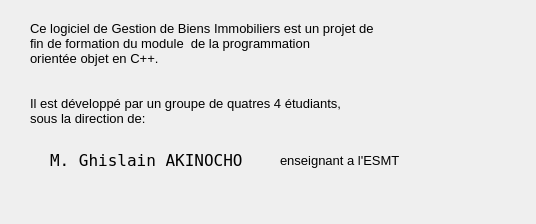
<?xml version="1.0" encoding="UTF-8"?>
<ui version="4.0">
 <class>WinAbout</class>
 <widget class="QDialog" name="WinAbout">
  <property name="geometry">
   <rect>
    <x>0</x>
    <y>0</y>
    <width>536</width>
    <height>224</height>
   </rect>
  </property>
  <property name="windowTitle">
   <string>Dialog</string>
  </property>
  <widget class="QLabel" name="label">
   <property name="geometry">
    <rect>
     <x>30</x>
     <y>20</y>
     <width>491</width>
     <height>61</height>
    </rect>
   </property>
   <property name="font">
    <font>
     <pointsize>10</pointsize>
    </font>
   </property>
   <property name="text">
    <string>Ce logiciel de Gestion de Biens Immobiliers est un projet de 
fin de formation du module  de la programmation 
orientée objet en C++.
</string>
   </property>
  </widget>
  <widget class="QLabel" name="label_2">
   <property name="geometry">
    <rect>
     <x>30</x>
     <y>80</y>
     <width>491</width>
     <height>61</height>
    </rect>
   </property>
   <property name="font">
    <font>
     <pointsize>10</pointsize>
    </font>
   </property>
   <property name="text">
    <string>Il est développé par un groupe de quatres 4 étudiants, 
sous la direction de: </string>
   </property>
  </widget>
  <widget class="QLabel" name="label_3">
   <property name="geometry">
    <rect>
     <x>50</x>
     <y>150</y>
     <width>221</width>
     <height>20</height>
    </rect>
   </property>
   <property name="font">
    <font>
     <family>NSimSun</family>
     <pointsize>12</pointsize>
    </font>
   </property>
   <property name="text">
    <string>M. Ghislain AKINOCHO</string>
   </property>
  </widget>
  <widget class="QLabel" name="label_4">
   <property name="geometry">
    <rect>
     <x>280</x>
     <y>150</y>
     <width>181</width>
     <height>21</height>
    </rect>
   </property>
   <property name="font">
    <font>
     <pointsize>10</pointsize>
    </font>
   </property>
   <property name="text">
    <string>enseignant a l'ESMT</string>
   </property>
  </widget>
 </widget>
 <resources/>
 <connections/>
</ui>
